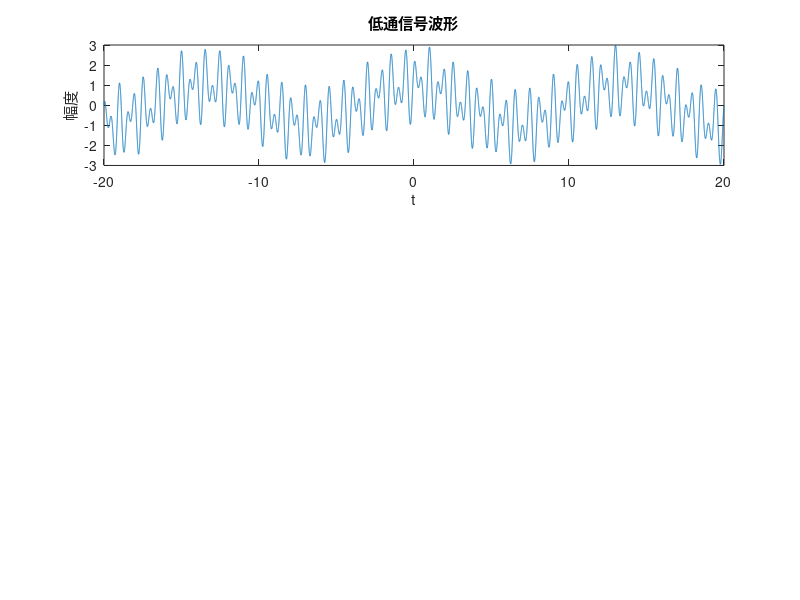

Write the MATLAB code that produced this figure. (Note: this script raises an error after producing the figure.)
clear all;
clc;
close all;

%% 主变量
fm = 1000;  % 仿真频率
dt = 1/fm;  % 仿真时间间隔
t_start = -20;
t_end = 20;
t = t_start:dt:t_end-dt;  %  时域

%% 信号
x = cos(0.15*pi*t) + sin(2.5*pi*t) + cos(4*pi*t);  % 低通信号
f_x = 2;  % 最高信号频率为2

subplot(311);
plot(t,x);
title("低通信号波形");
xlabel("t");
ylabel("幅度");
axis([t_start,t_end,-3,3]);


%% 抽样信号
fs = 4;  % 抽样频率
% [t_s,x_s] = sample(t,fm,x,fs);  % 信号抽样
x_s = sample(t,fm,x,fs);  % 信号抽样
subplot(312);
plot(t,x_s);
% hold on;
% plot(t,x);
% legend("抽样信号","原本信号");
title("抽样信号波形");
xlabel("t");
ylabel("幅度");
axis([t_start,t_end,-3,3]);


%% 信号恢复
t2 = t_start*5:dt:t_end*5;  % 卷积时域
gt = sinc(fs*t2);  % 恢复用的信号
x_r = conv(gt,x_s);
t_3 = t_start*6:dt:t_end*6-dt;

subplot(313);
plot(t_3(ceil(length(x_r)/2)+t_start*fm:ceil(length(x_r)/2)+t_end*fm-1),x_r(ceil(length(x_r)/2)+t_start*fm:ceil(length(x_r)/2)+t_end*fm-1));
hold on;
plot(t,x);
legend("抽样信号","原本信号");
title("还原信号波形");
xlabel("t");
ylabel("幅度");
axis([t_start,t_end,-3,3]);